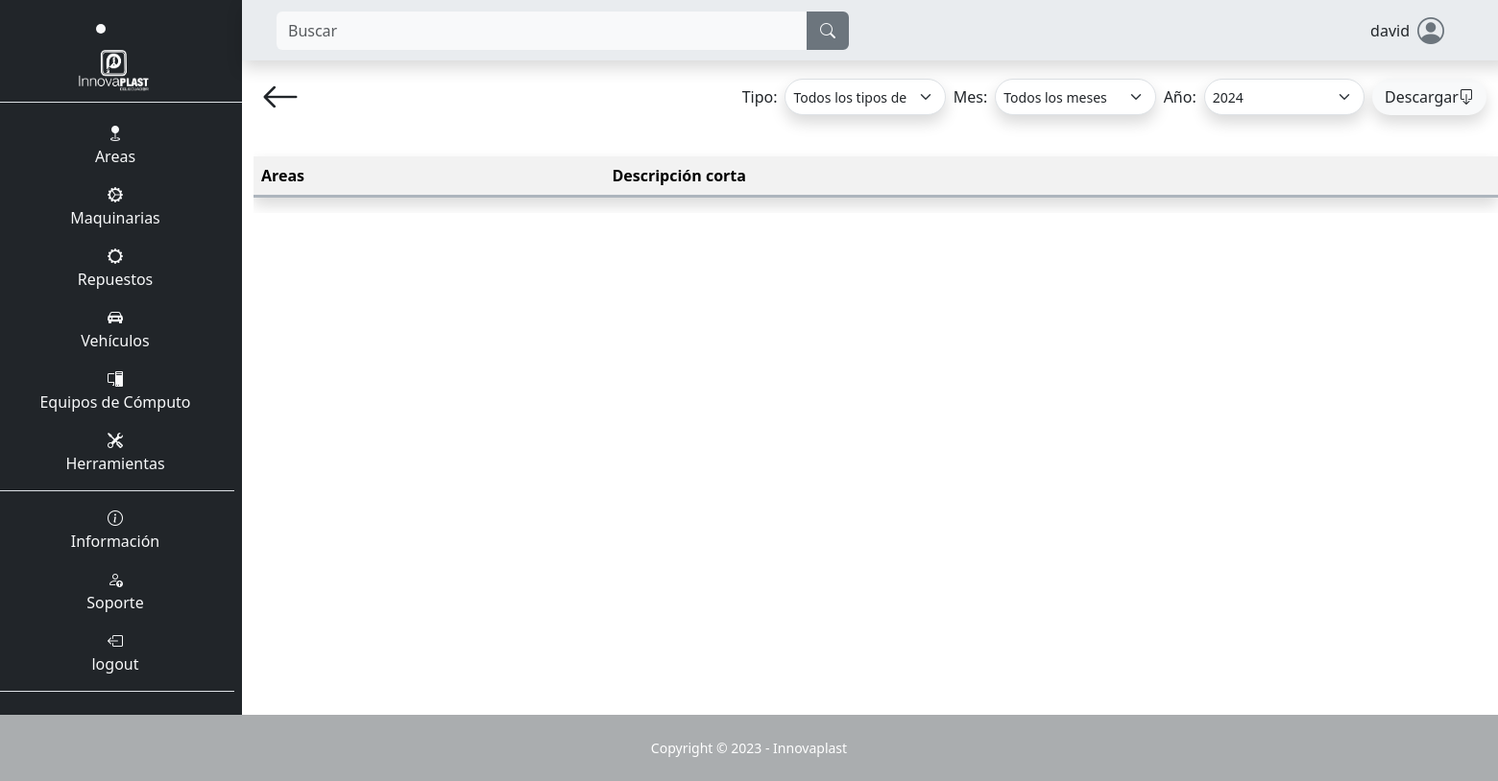
/area/tabla/ (signed in), run on an earlier commit of the app's database.
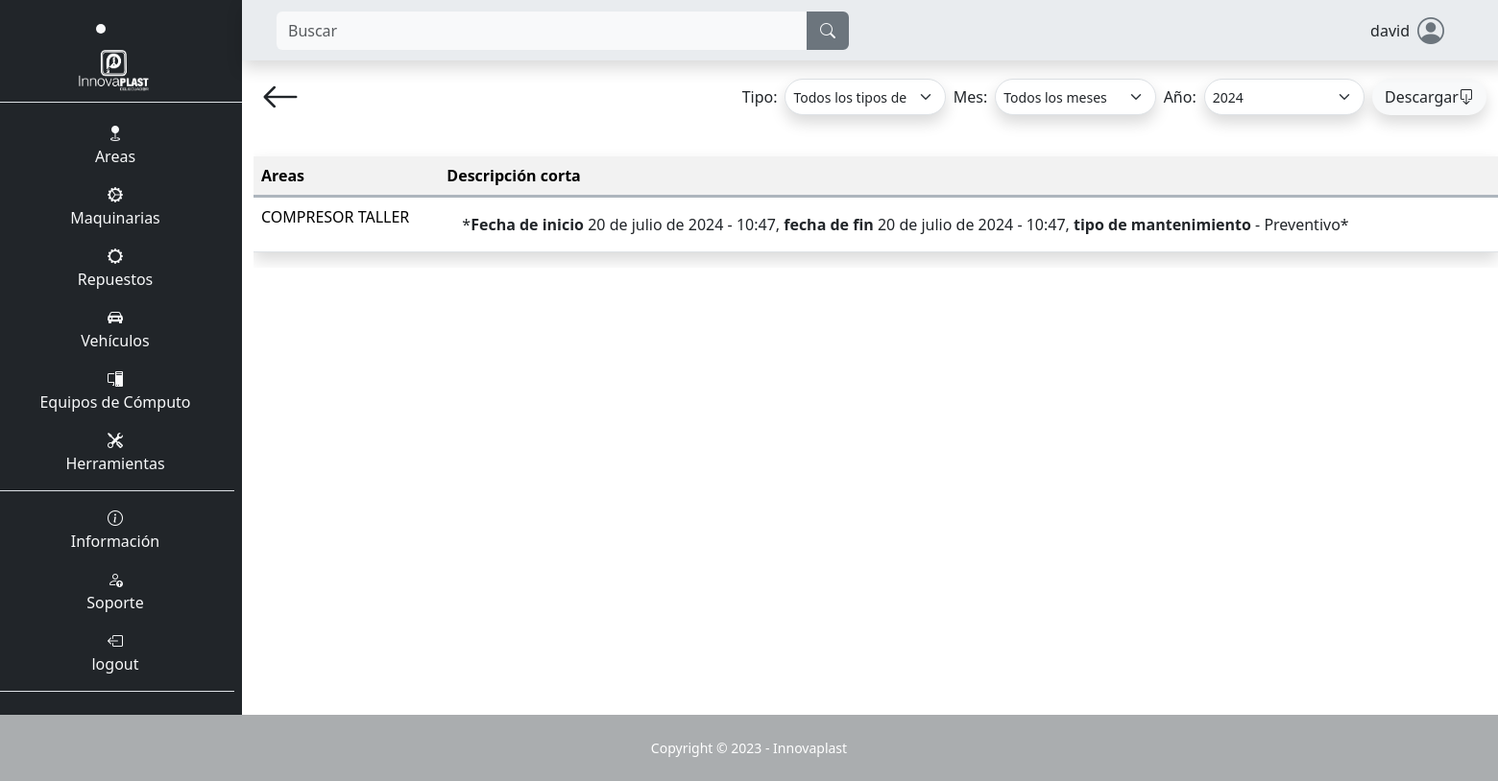
And on a later commit of the database.
### SGE_area/models.py (models this page shows, shortened)
class Area(models.Model):
    nombre = models.CharField(max_length=100, null=False, blank=False)
    tamaño = models.CharField(max_length=100, blank=False, null=False)
    encargado = models.CharField(max_length=100, blank=False, null=False)
    teléfono_encargado = models.CharField(max_length=100, blank=False, null=False)
    descripción = models.TextField(max_length=500, null=False, blank=False)
    ubicación = models.CharField(max_length=100, null=False, blank=False)
    capacidad = models.CharField(max_length=100, null=False, blank=False)
    tipo_de_área = models.CharField(max_length=100, null=False, blank=False)
    estado_de_ocupación = models.CharField(max_length=100, null=False, blank=False)
    fecha_ultimo_mantenimiento = models.DateField(default=date.today, blank=False, null=False)
    intervalo_mantenimiento = models.IntegerField(blank=False, null=False)
    image = models.ImageField(upload_to="area/image", null=False, blank=False)

class MantenimientoArea(models.Model):
    area = models.ForeignKey(Area, on_delete=models.CASCADE)
    tipo = models.ForeignKey(TipoMantenimientoArea, on_delete=models.CASCADE)
    fecha_inicio = models.DateField(default=date.today)
    hora_inicio = models.TimeField(default=datetime.now().time())
    fecha = models.DateField(default=date.today)
    hora = models.TimeField(default=datetime.now().time())
    operador = models.CharField(max_length=100, blank=False, null=False, default="")
    descripción = models.TextField(max_length=500, null=False, blank=False, default="")
    image_antes = models.ImageField(upload_to="area/mantenimiento/antes", null=False, blank=False, default=None)
    image = models.ImageField(upload_to="area/mantenimiento/despues", null=False, blank=False, default=None)

class TipoMantenimientoArea(models.Model):
    tipo = models.CharField(max_length=100, blank=False, null=False)
    def __str__(self):
        return self.tipo

### SGE_area/views.py (the view)
# urls.py: path('tabla/', views.tabla_mantenimientos, name="area_tabla_mantenimientos"),
@login_required
def tabla_mantenimientos(request):
    areas = Area.objects.all()
    tipos_mantenimiento = TipoMantenimientoArea.objects.all()
    for area in areas:
        area.mantenimientos = area.mantenimientoarea_set.all().order_by('-fecha', '-hora')
    context = {
        'areas': areas,
        'tipos_mantenimiento': tipos_mantenimiento,
    }
    return render(request, 'SGE_area/tablas.html', context)

### templates/SGE_area/tablas.html (shortened to what this page needs)
{% extends "layout/base.html" %}
{% block 'content' %}
<div class="container">
    <div class="d-flex p-2 justify-content-between">
        <a class="text-decoration-none text-dark" href="{% url "area" %}">
            <i class="bi bi-arrow-left fs-1"></i>
        </a>
        <form class="d-flex mt-auto mb-auto" action="{% url 'documento_general_mantenimientos_area' %}" method="get" style="max-height: 50px; min-width: 600px;">
          <label class="mt-auto mb-auto m-1" for="tipo_mantenimiento">Tipo:</label>
            <select class="form-select form-select-sm m-1 shadow rounded-pill" name="tipo_mantenimiento" id="tipo_mantenimiento">
                <option value="">Todos los tipos de mantenimiento</option>
            </select>
          <label class="mt-auto mb-auto m-1" for="mes">Mes:</label>
          <select class="form-select form-select-sm m-1 shadow rounded-pill" name="mes" id="mes">
            <option value="">Todos los meses</option>
          </select>
          <label class="mt-auto mb-auto m-1" for="anio">Año:</label>
          <select class="form-select form-select-sm m-1 shadow rounded-pill" name="anio" id="anio">
              <option value="2024">2024</option>
          </select>
          <button type="submit" value="Submit" class="btn bg-body-tertiary d-flex m-1 shadow rounded-pill">Descargar  <i class="bi bi-box-arrow-down mt-auto mb-auto"></i></button>
        </form>
    </div>
    <div class="table-responsive">
    <table class="table table-striped mt-4 shadow">
      <tr class="border border-end-0 border-start-0 border-top-0 border-3 border-dark-subtle">
        <th>Areas</th>
        <th>Descripción corta</th>
      </tr>
      {% for area in areas %}
      <tr>
        <td>{{ area.nombre }}</td>
        <td>
          <ul class="list-group list-group-flush">
            {% for mantenimiento in area.mantenimientos %}
            <li class="list-group-item">*<b>Fecha de inicio</b> {{ mantenimiento.fecha_inicio }} - {{ mantenimiento.hora_inicio }}, <b>fecha de fin</b> {{ mantenimiento.fecha }} - {{ mantenimiento.hora }}, <b>tipo de mantenimiento</b> - {{ mantenimiento.tipo }}*</li>
            {% endfor %}
          </ul>
        </td>
      </tr>
      {% endfor %}
    </table>
    </div>
</div>
{% endblock %}

What changed in the data, as far as the page shows it:
added Area: nombre "COMPRESOR TALLER"
added MantenimientoArea: fecha_inicio "20 de julio de 2024", hora_inicio "10:47", fecha "20 de julio de 2024", hora "10:47", tipo "Preventivo"
